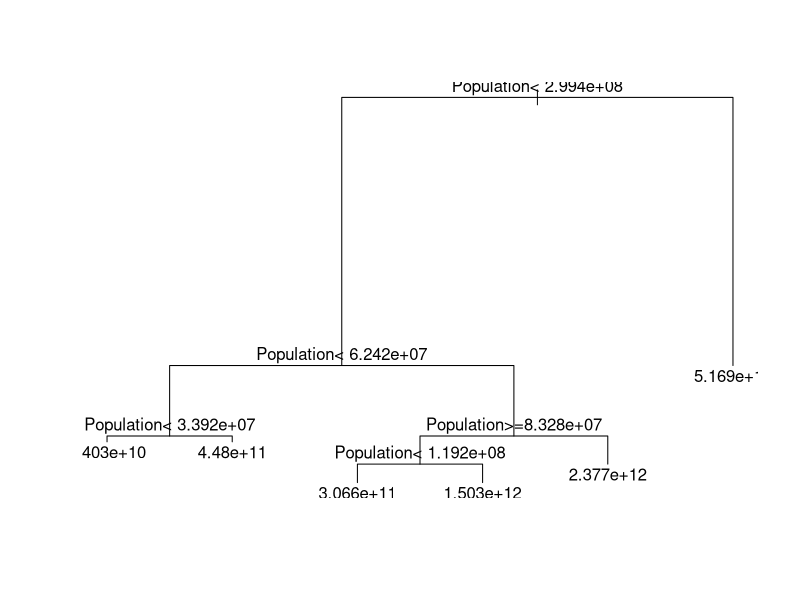

R code for this plot: (Note: this script raises an error after producing the figure.)
## ---- chunk 1
setwd('C:/Users/VerkhovodTS/Desktop/R/')
f_train <- read.csv2('gdp_train2.csv', header = TRUE, encoding = 'UNICOD')
f_train <- f_train[,-1] 
f_train <- f_train[,-1] 
f_test <- read.csv2('gdp_test2.csv', header = TRUE, encoding = 'UNICOD')
f_test <- f_test[,-1] 
f_test <- f_test[,-1]
## ---- chunk 2
library(rpart)
model_dt <- rpart(GDP ~ Population, f_train, control = rpart.control(minsplit = 9))
plot(model_dt)
text(model_dt)
## ---- chunk 3
p_dt <- predict(model_dt, f_test)
train_mse_dt <- sum((f_train$GDP-predict(model_dt, f_train))^2) /length(f_train$GDP)
test_mse_dt <- sum((f_test$GDP-p_dt)^2)/length(p_dt)
train_mse_dt
test_mse_dt
## ---- chunk 4
library(ggplot2)
x_grid <- seq(min(f_train$Population), max(f_train$Population), 100)
ggplot() +
  geom_point(aes(f_train$Population, f_train$GDP),colour = 'red') +
  geom_point(aes(f_test$Population, f_test$GDP),colour = 'green') +
  geom_line(aes(x_grid, predict(model_dt, data.frame(Population = x_grid))),colour = 'black') +
  ggtitle('GDP vs Population') +
  xlab('Population') +
  ylab('GDP')
## ---- chunk 5
library(randomForest)
set.seed(1234)
model_rf = randomForest(x = f_train['Population'],
                  y = f_train$GDP,
                  ntree = 2)
## ---- chunk 6
p_rf <- predict(model_rf, f_test)

train_mse_rf <- sum((f_train$GDP-predict(model_rf, f_train))^2)/length(f_train$GDP)
test_mse_rf <- sum((f_test$GDP-p_rf)^2)/length(p_rf)

train_mse_rf
test_mse_rf
## ---- chunk 7
ggplot() +
  geom_point(aes(f_train$Population, f_train$GDP),colour = 'red') +
  geom_point(aes(f_test$Population, f_test$GDP),colour = 'blue') +
  geom_line(aes(x_grid, predict(model_rf, data.frame(Population = x_grid))),colour = 'black') +
  ggtitle('GDP vs Population') +
  xlab('Population') +
  ylab('GDP')
## ---- chunk 8
fit <- read.csv2('GDP_fit.csv', header = TRUE, encoding = 'UNICOD')
fit$p_dt <- p_dt
fit$p_rf <- p_rf
head(fit)
write.csv2(fit[-1], file = "GDP_fit.csv")
